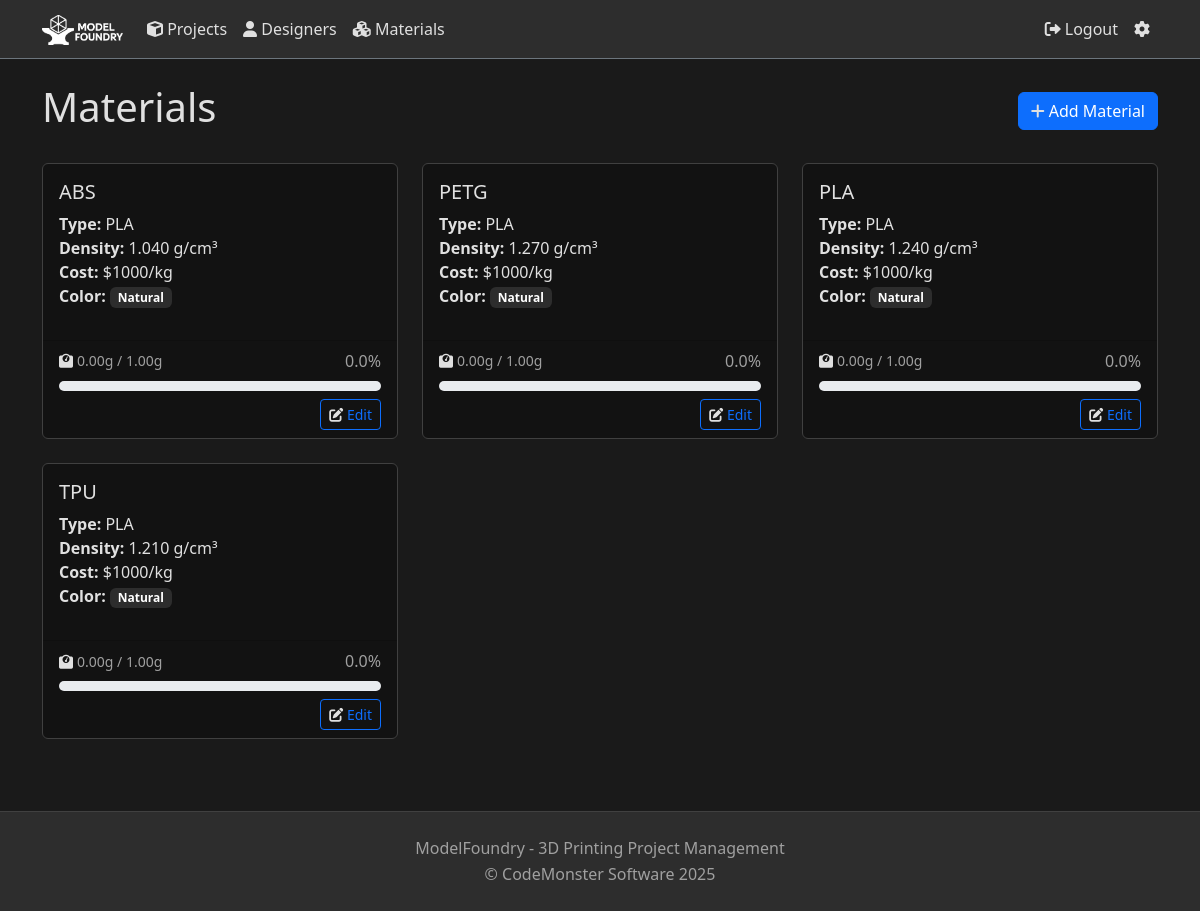
The page /materials/ (signed in) on the database as committed earlier.
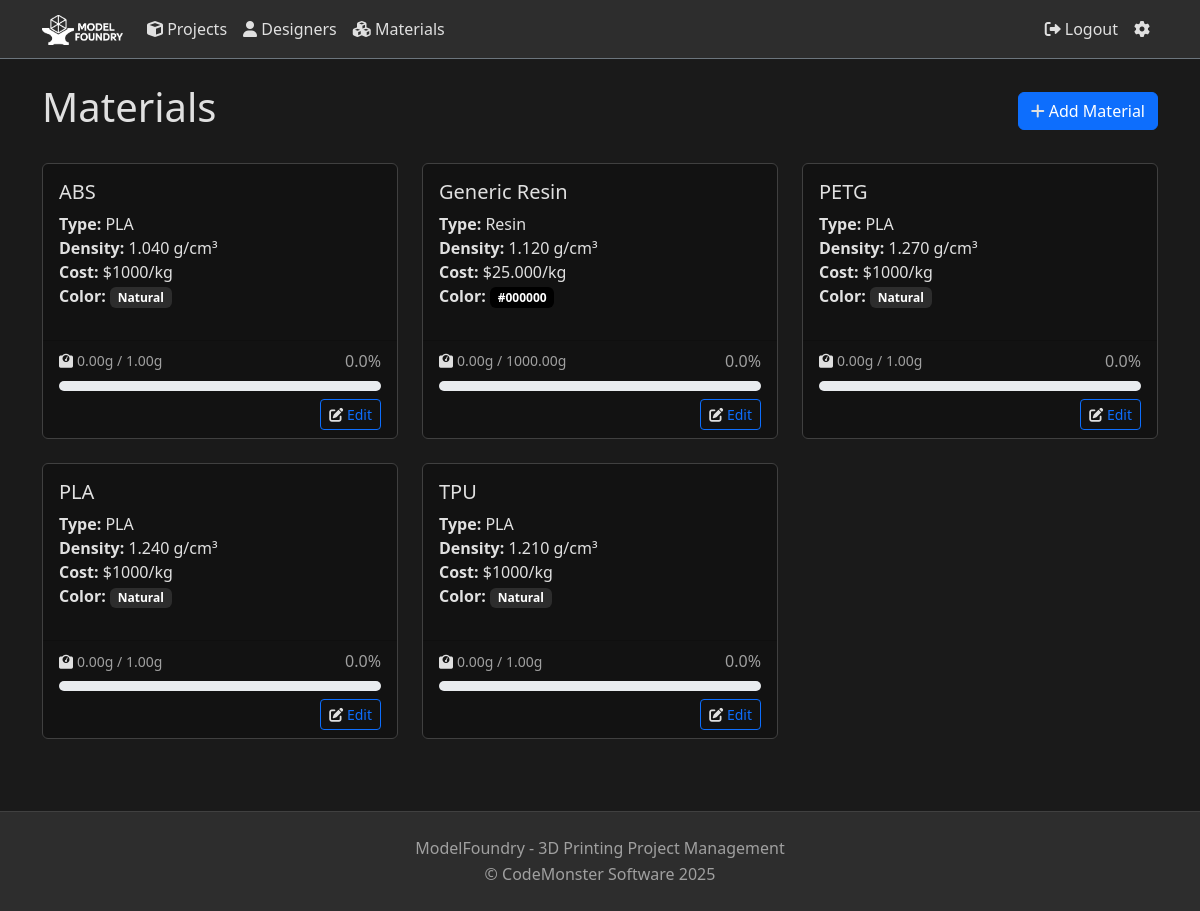
The same page on the database as committed later.
### projects/models.py (models this page shows, shortened)
class Material(models.Model):
    MATERIAL_TYPES = [
        ('PLA', 'PLA'),
        ('ABS', 'ABS'),
        ('PETG', 'PETG'),
        ('TPU', 'TPU'),
        ('Nylon', 'Nylon'),
        ('PC', 'Polycarbonate'),
        ('ASA', 'ASA'),
        ('HIPS', 'HIPS'),
        ('PVA', 'PVA'),
        ('Resin', 'Resin'),
        ('Other', 'Other'),
    ]
    name = models.CharField(max_length=100, unique=True)
    type = models.CharField(max_length=20, choices=MATERIAL_TYPES, default='PLA')
    description = models.TextField(blank=True)
    density = models.DecimalField(max_digits=10, decimal_places=3, null=True, blank=True, help_text='Density in grams per cubic centimeter (g/cm³)')
    color = models.CharField(max_length=50, blank=True, help_text='Default color for this material (optional)')
    is_active = models.BooleanField(default=True)
    brand = models.CharField(max_length=100, blank=True, help_text='Manufacturer or brand name')
    link = models.URLField(max_length=200, blank=True, help_text='Link to purchase or product page')
    cost = models.DecimalField(max_digits=10, decimal_places=2, null=True, blank=True, help_text='Total cost of the material')
    weight = models.DecimalField(max_digits=10, decimal_places=2, help_text='Total weight in grams')
    created_at = models.DateTimeField(auto_now_add=True)
    updated_at = models.DateTimeField(auto_now=True)
    @property
    def cost_per_kg(self):
        if self.weight and self.cost:
            return (self.cost / self.weight) * 1000
        return None
    @property
    def total_used(self):
        total_volume = Decimal('0')
        completed_parts = Part.objects.filter(material=self, completed=True)
        for part in completed_parts:
            if part.volume:
                volume_cm3 = Decimal(str(part.volume)) / Decimal('1000')
                total_volume += volume_cm3 * part.quantity
        if self.density and total_volume:
            return total_volume * self.density
        return Decimal('0')
    class Meta:
        ordering = ['name']

### projects/views.py (the view)
# urls.py: path('materials/', views.material_list, name='material_list'),
@login_required
def material_list(request):
    materials = Material.objects.filter(is_active=True).order_by('name')
    return render(request, 'projects/material_list.html', {
        'materials': materials,
    })

### projects/templatetags/material_filters.py (called while the page is built)
@register.filter
def div(value, arg):
    try:
        return Decimal(str(value)) / Decimal(str(arg))
    except (ValueError, ZeroDivisionError):
        return 0

@register.filter
def mul(value, arg):
    try:
        return Decimal(str(value)) * Decimal(str(arg))
    except ValueError:
        return 0

@register.filter
def color_tag(value):
    if not value:
        return ""
    return format_html(
        '<span class="badge" style="background-color: {}; color: white;">{}</span>',
        value,
        value
    )

### projects/templates/projects/material_list.html (shortened to what this page needs)
{% extends 'projects/base.html' %}
{% load material_filters %}
{% block content %}
<div class="container mt-4">
    <div class="d-flex justify-content-between align-items-center mb-4">
        <h1>Materials</h1>
        <a href="{% url 'projects:material_create' %}" class="btn btn-primary">
            <i class="fas fa-plus"></i> Add Material
        </a>
    </div>
    <div class="row">
        {% for material in materials %}
        <div class="col-md-6 col-lg-4 mb-4">
            <div class="card h-100">
                <div class="card-body">
                    <h5 class="card-title">{{ material.name }}</h5>
                    <ul class="list-unstyled">
                        <li><strong>Type:</strong> {{ material.get_type_display }}</li>
                        <li><strong>Density:</strong> {{ material.density }} g/cm³</li>
                        <li><strong>Cost:</strong> ${{ material.cost_per_kg }}/kg</li>
                        {% if material.color %}
                        <li><strong>Color:</strong> {{ material.color|color_tag }}</li>
                        {% endif %}
                    </ul>
                </div>
                <div class="card-footer">
                    <div class="d-flex justify-content-between align-items-center mb-2">
                        <small class="text-muted">
                            <i class="fas fa-weight me-1"></i>{{ material.total_used|floatformat:2 }}g / {{ material.weight }}g
                        </small>
                        <span class="text-muted">{{ material.total_used|div:material.weight|mul:100|floatformat:1 }}%</span>
                    </div>
                    <div class="progress" style="height: 10px;">
                    </div>
                    <div class="mt-2 text-end">
                        <a href="{% url 'projects:material_edit' material.id %}" class="btn btn-sm btn-outline-primary">
                            <i class="fas fa-edit"></i> Edit
                        </a>
                    </div>
                </div>
            </div>
        </div>
        {% empty %}
        <div class="col-12">
            <div class="alert alert-info">
                No materials found. <a href="{% url 'projects:material_create' %}">Add your first material</a>.
            </div>
        </div>
        {% endfor %}
    </div>
</div>
{% endblock %}

### projects/templates/projects/base.html (shortened to what this page needs)
{% load static %}
{% load theme_tags %}
<!DOCTYPE html>
<html lang="en" class="{% get_theme %}">
<head>
    <link href="https://cdn.jsdelivr.net/npm/bootstrap@5.3.0/dist/css/bootstrap.min.css" rel="stylesheet">
    <link rel="stylesheet" href="https://cdnjs.cloudflare.com/ajax/libs/font-awesome/6.0.0/css/all.min.css">
    <link rel="stylesheet" href="https://cdn.jsdelivr.net/npm/taggle@1.15.0/dist/css/taggle.min.css">
    <link rel="stylesheet" href="{% static 'projects/css/style.css' %}">
</head>
<body>
    <nav class="navbar navbar-expand-lg navbar-dark bg-dark border-bottom border-secondary">
        <div class="container">
            <a class="navbar-brand" href="{% url 'projects:index' %}">
                <img src="{% static 'logo_2.png' %}" alt="ModelFoundry Logo" height="30">
            </a>
            <div class="collapse navbar-collapse" id="navbarNav">
                <ul class="navbar-nav me-auto">
                    {% if user.is_authenticated %}
                        <li class="nav-item">
                            <a class="nav-link" href="{% url 'projects:project_list' %}">
                                <i class="fas fa-cube"></i> Projects
                            </a>
                        </li>
                        <li class="nav-item">
                            <a class="nav-link" href="{% url 'projects:designer_index' %}">
                                <i class="fas fa-user"></i> Designers
                            </a>
                        </li>
                        <li class="nav-item">
                            <a class="nav-link" href="{% url 'projects:material_list' %}">
                                <i class="fas fa-cubes"></i> Materials
                            </a>
                        </li>
                    {% endif %}
                </ul>
                <ul class="navbar-nav">
                    {% if user.is_authenticated %}
                        <li class="nav-item">
                            <form method="post" action="{% url 'logout' %}" class="d-inline">
                                <button type="submit" class="nav-link btn btn-link" style="border: none; background: none; color: var(--text-light);">
                                    <i class="fas fa-sign-out-alt me-1"></i>Logout
                                </button>
                            </form>
                        </li>
                        <li class="nav-item">
                            <a class="nav-link" href="{% url 'projects:settings' %}" title="Settings">
                                <i class="fas fa-cog"></i>
                            </a>
                        </li>
                    {% else %}
                        <li class="nav-item">
                            <a class="nav-link" href="{% url 'login' %}">
                                <i class="fas fa-sign-in-alt me-1"></i>Login
                            </a>
                        </li>
                    {% endif %}
                </ul>
            </div>
        </div>
    </nav>
    <main>
        {% block content %}{% endblock %}
    </main>
    <footer class="py-4 mt-5">
        <div class="container text-center">
            <p class="text-muted mb-0">ModelFoundry - 3D Printing Project Management</p>
            <p class="text-muted mb-0">&copy; CodeMonster Software 2025</p>
        </div>
    </footer>
</body>
</html>

### projects/static/projects/css/style.css (style rules this page uses)
:root { --bg-dark: #1a1a1a; --bg-darker: #121212; --bg-grey: #2d2d2d; --text-light: #e0e0e0; --text-muted: #a0a0a0; --border-dark: #404040; --primary-color: #0d6efd; --border-color: var(--border-dark); }

### projects/templates/projects/base.html (style rules this page uses)
:root { --bg-dark: #1a1a1a; --bg-darker: #121212; --bg-grey: #2d2d2d; --text-light: #e0e0e0; --text-muted: #a0a0a0; --border-dark: #404040; --primary-color: #0d6efd; }
body { background-color: var(--bg-dark); color: var(--text-light); }
p, span, div, a, li, label, small, strong, em, i, b { color: var(--text-light); }
h1, h2, h3, h4, h5, h6, .h1, .h2, .h3, .h4, .h5, .h6, .display-1, .display-2, .display-3, .display-4, .display-5, .display-6, .card-title, .card-subtitle, .modal-title, .modal-header h1, .modal-header h2, .modal-header h3, .modal-header h4, .modal-header h5, .modal-header h6, .lead { color: var(--text-light) !important; }
h1, .h1 { font-size: 2.5rem; }
h5, .h5 { font-size: 1.25rem; }
p { line-height: 1.6; margin-bottom: 1rem; }
.text-muted { color: var(--text-muted) !important; }
.navbar { background-color: var(--bg-grey) !important; border-bottom: 1px solid var(--border-dark); }
.navbar-brand, .nav-link { color: var(--text-light) !important; }
.card { background-color: var(--bg-darker); border-color: var(--border-dark); }
.btn-outline-primary { color: var(--primary-color); border-color: var(--primary-color); }
.badge { background-color: var(--bg-grey); color: var(--text-light); }
.navbar-brand img { filter: invert(1) grayscale(100%) brightness(200%); }
footer { background-color: var(--bg-grey) !important; border-top: 1px solid var(--border-dark); }

Rows that differ between the two databases and show on the page:
added Material: name "Generic Resin", type "Resin", density "1.120", cost_per_kg "25.000", color|color_tag "#000000", total_used "0.00", weight "1000.00", total_used|div "0.0"
